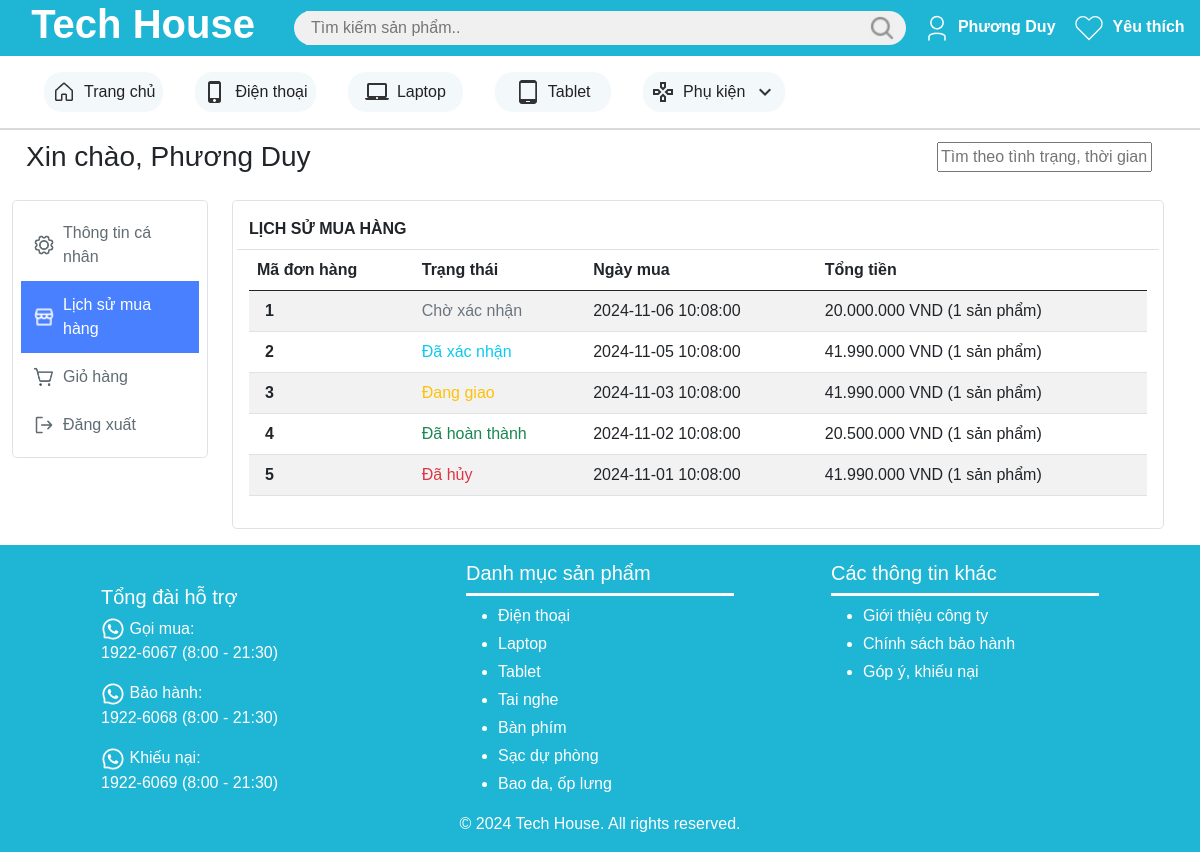
The app's page /member/order_history_dashboard.php (signed in) with its own data.
### tables this page shows
create table Don_hang (
    ma_don_hang int primary key auto_increment,
    thanh_vien varchar(25) not null,
    thoi_diem_dat_hang datetime not null,
    thoi_diem_nhan_hang datetime,
    tinh_trang int not null,
     
    tong_gia int not null,

    foreign key (thanh_vien) references Thanh_vien(ten_dang_nhap)
);

### member/order_history_dashboard.php (the view, shortened to what this page needs)
<?php
$conn = new mysqli('localhost', 'root', '', 'tech_house_db');
$username = $_SESSION['ten_dang_nhap'];
$stmt = $conn->prepare('select d.*, count(c.ma_sp) as so_luong_sp
from don_hang d join chi_tiet_don_hang c on d.ma_don_hang = c.ma_don_hang
where thanh_vien = ? group by c.ma_don_hang;');
$stmt->bind_param('s', $username);
$stmt->execute();
$orders = $stmt->get_result();
if ($orders->num_rows === 0) {
    $orders = [];
} else {
    $orders = $orders->fetch_all(MYSQLI_ASSOC);
}
?>
<!DOCTYPE html>
<html lang="en">
<head>
    <link href="https://cdn.jsdelivr.net/npm/bootstrap@5.0.2/dist/css/bootstrap.min.css" rel="stylesheet">
    <link href="../styles/public/custom.css" rel="stylesheet">
    <link href="../styles/member/order_history_dashboard.css" rel="stylesheet">
</head>
<body>
    <div class="page-wrapper">
        <header>
            <div class="row bg-primary align-items-center">
                <div class="logo col-lg-3 col-3 text-white d-flex justify-content-center align-items-center ps-3">
                    <a href="../public/product_list.php" class="text-white text-center">
                        <h1 class="fw-bold">Tech House</h1>
                    </a>
                </div>
                <div class="search-bar col d-flex align-items-center bg-secondary">
                    <input type="text" id="search-input" class="search-input bg-secondary border-0"
                    placeholder="Tìm kiếm sản phẩm..">
                    <button type="button" class="search-btn border border-0 p-0 m-0"
                    id="search-btn">
                        <img src="../imgs/icons/search.png" alt="search" width="24" height="24">
                    </button>
                </div>
                <div class="login-cart col-lg-3 col-4 d-flex align-items-center justify-content-evenly">
                    <div class="login w-50 d-flex justify-content-center">
                        <?php
                        if (isset($_SESSION['ten_dang_nhap'])) {
                            echo
                            '<a href="./user_info.php" class="fw-bold text-white">
                                <img src="../imgs/icons/user.png" alt="user" width="32" height="32">
                                <span>'.$_SESSION['ho_ten'].'</span></a>';
                        } else {
                            echo
                            '<a href="../public/login.php" class="fw-bold text-white">
                                <img src="../imgs/icons/user.png" alt="user" width="32" height="32">
                                <span>Đăng nhập</span>
                            </a>';
                        }
                        ?>
                    </div>
                    <div class="cart w-50 d-flex justify-content-center">
                        <a href="./love_list.php" class="fw-bold text-white">
                          <span>Yêu thích</span>
                        </a>
                    </div>
                </div>
            </div>
            <div class="tabs row justify-content-between align-items-center bg-white p-3 ps-5 gap-3">
                <div class="tab col">
                    <a href="../index.php">
                        <img src="../imgs/icons/house.png" alt="home" width="24" height="24">
                        Trang chủ
                    </a>
                </div>
                <div class="tab col">
                    <a href="../public/product_list.php?product_type=1">
                        <img src="../imgs/icons/phone_iphone.png" alt="phone" width="24" height="24">
                        Điện thoại
                    </a>
                </div>
                <div class="tab col">
                    <a href="../public/product_list.php?product_type=0">
                        <img src="../imgs/icons/laptop_mac.png" alt="laptop" width="24" height="24">
                        Laptop
                    </a>
                </div>
                <div class="tab col">
                    <a href="../public/product_list.php?product_type=2">
                        <img src="../imgs/icons/tablet_android.png" alt="tablet" width="24" height="24">
                        Tablet
                    </a>
                </div>
                <div class="tab col">
                    <a href="../public/product_list.php?product_type=3">
                        <img src="../imgs/icons/gamepad.png" alt="other" width="24" height="24">
                        Phụ kiện
                        <img src="../imgs/icons/keyboard_arrow_down.png" alt="arrow-down" width="24" height="24">
                    </a>
                </div>
            </div>
        </header>
        <main class="pb-3">
            <div class="hello ps-3 pe-5 fw-bold container-fluid">
                <div class="d-flex justify-content-between align-items-center">
                    <h3>
                        <?php
                        echo 'Xin chào, '.$_SESSION['ho_ten'];
                        ?>
                    </h3>
                    <div class="search-order ms-auto">
                        <input type="text" class="search-order-input" placeholder="Tìm theo tình trạng, thời gian..." id="search-order-btn">
                    </div>
                </div>
            </div>
            <div class="container-fluid mt-3">
                <div class="d-flex justify-content-center justify-content-md-start">
                    <nav class="col sidebar d-none d-md-block">
                        <div class="sidebar-sticky">
                            <ul class="nav border rounded-3 flex-column">
                                <li class="nav-item">
                                    <a href="user_info.php">
                                        <span class="setting-icon"></span>
                                        <span>Thông tin cá nhân</span>
                                    </a>
                                </li>
                                <li class="nav-item active">
                                    <a href="./order_history_dashboard.php">
                                        <img src="../imgs/icons/order_history_white.png" alt="order_history" width="22" height="22">
                                        <span>Lịch sử mua hàng</span>
                                    </a>
                                </li>
                                <li class="nav-item">
                                    <a href="./cart.php">
                                        <span class="cart-icon"></span>
                                        <span>Giỏ hàng</span>
                                    </a>
                                </li>
                                <li class="nav-item">
                                    <a href="./logout.php">
                                        <span class="log-out-icon"></span>
                                        <span>Đăng xuất</span>
                                    </a>
                                </li>
                            </ul>
                        </div>
                    </nav>
                    <div class="col-md-10 ml-sm-auto px-4">
                        <div class="card p-3 border rounded-3">
                            <div class="row fw-bold border-bottom pb-2">
                                <div class="col">LỊCH SỬ MUA HÀNG</div>
                            </div>
                            <table class="table table-striped table-hover">
                                <thead>
                                    <tr>
                                        <th class="w-20">Mã đơn hàng</th>
                                        <th>Trạng thái</th>
                                        <th>Ngày mua</th>
                                        <th>Tổng tiền</th>
                                    </tr>
                                </thead>
                                <tbody>
                                    <?php
                                    if (count($orders) === 0) {
                                        echo '<tr><td colspan="4" class="text-center text-gray">Bạn chưa có đơn hàng nào</td></tr>';
                                    } else {
                                        foreach ($orders as $order) {
                                            echo '<tr class="order" data-order-id="'.$order['ma_don_hang'].'"
                                            data-order-time="'.$order['thoi_diem_dat_hang'].'" ';
                                            switch ($order['tinh_trang']) {
                                                case 0:
                                                    echo 'data-order-status="chờ xác nhận"';
                                                    break;
                                                case 1:
                                                    echo 'data-order-status="đã xác nhận"';
                                                    break;
                                                case 2:
                                                    echo 'data-order-status="đang giao"';
                                                    break;
                                                case 3:
                                                    echo 'data-order-status="đã hoàn thành"';
                                                    break;
                                                case 4:
                                                    echo 'data-order-status="đã hủy"';
                                                    break;
                                            }
                                            echo '>';
                                            echo '<td class="ps-3"><a href="./order_history_detail.php?order_id='.$order['ma_don_hang'].'">'.$order['ma_don_hang'].'</a></td>';
                                            switch ($order['tinh_trang']) {
                                                case 0:
                                                    echo '<td><span class="text-secondary">Chờ xác nhận</span></td>';
                                                    break;
                                                case 1:
                                                    echo '<td><span class="text-info">Đã xác nhận</span></td>';
                                                    break;
                                                case 2:
                                                    echo '<td><span class="text-warning">Đang giao</span></td>';
                                                    break;
                                                case 3:
                                                    echo '<td><span class="text-success">Đã hoàn thành</span></td>';
                                                    break;
                                                case 4:
                                                    echo '<td><span class="text-danger">Đã hủy</span></td>';
                                                    break;
                                            }
                                            echo '<td>'.$order['thoi_diem_dat_hang'].'</td>';
                                            echo '<td>'.number_format($order['tong_gia'], 0, ",", ".").' VND ('.$order['so_luong_sp'].' sản phẩm)</td>';
                                            echo '</tr>';
                                        }
                                    }
                                    ?>
                                </tbody>
                            </table>
                        </div>
                    </div>
                </div>
            </div>
        </main>
        <footer class="row bg-primary text-white p-3 justify-content-center">
            <div class="row justify-content-evenly infomations">
                <div class="contact col-sm-3 col-7 pt-sm-4">
                    <h5>Tổng đài hỗ trợ</h5>
                    <div class="phone-wrapper">
                        <img src="../imgs/icons/call_icon.png" alt="phone" width="24" height="24">
                        <span>Gọi mua:</span>
                    </div>
                    <p>1922-6067 (8:00 - 21:30)</p>
                    <div class="phone-wrapper">
                        <img src="../imgs/icons/call_icon.png" alt="phone" width="24" height="24">
                        <span>Bảo hành:</span>
                    </div>
                    <p>1922-6068 (8:00 - 21:30)</p>
                    <div class="phone-wrapper">
                        <img src="../imgs/icons/call_icon.png" alt="phone" width="24" height="24">
                        <span>Khiếu nại:</span>
                    </div>
                    <p>1922-6069 (8:00 - 21:30)</p>
                </div>
                <div class="category col-sm-4 col-5">
                    <h5>Danh mục sản phẩm</h5>
                    <ul class="d-flex flex-column gap-1">
                        <li><a href="#">Điện thoại</a></li>
                        <li><a href="#">Laptop</a></li>
                        <li><a href="#">Tablet</a></li>
                        <li><a href="#">Tai nghe</a></li>
                        <li><a href="#">Bàn phím</a></li>
                        <li><a href="#">Sạc dự phòng</a></li>
                        <li><a href="#">Bao da, ốp lưng</a></li>
                    </ul>
                </div>
                <div class="other-info col-sm-4 col-5">
                    <h5>Các thông tin khác</h5>
                    <ul class="d-flex flex-column gap-1">
                        <li><a href="#">Giới thiệu công ty</a></li>
                        <li><a href="#">Chính sách bảo hành</a></li>
                        <li><a href="#">Góp ý, khiếu nại</a></li>
                    </ul>
                </div>
            </div>
            <div class="row">
                <p class="text-center m-0">© 2024 Tech House. All rights reserved.</p>
            </div>
        </footer>
    </div>
</body>
</html>

### styles/public/custom.css (style rules this page uses)
* { box-sizing: border-box; }
html { scroll-behavior: smooth; }
.bg-primary { background-color:#1FB5D4!important; }
.bg-secondary { background-color:#F0F0F0!important; }
a, a:hover { color: inherit; text-decoration: none; }
.search-bar { border-radius: 62px; }
.search-input { padding: 5px 0px 5px 5px; width: 100%; }
.tab { background-color: #F3F9FB; color: #222222; border-radius: 18px; padding: .5rem; width: 40%; max-width: 150px; margin: 0 .5rem; transition: all ease-in-out .3s; }
.tabs { text-wrap: nowrap; }
.tabs a { display: flex; justify-content: center; align-items: center; column-gap: 0.5rem; margin: 0 auto; }
header { border-bottom: 2px solid #D9D9D9; }
.login-cart > div { transition: all ease-in-out .3s; }
.contact, .category, .other-info { max-width: min(25%, 300px); }
.category h5, .other-info h5 { padding-bottom: .5rem; border-bottom: 3px solid white; }
.sidebar { display: flex; position: relative; top: 0; left: 0; padding: 0; }
.sidebar-sticky { position: sticky; top: 0; }
.sidebar-sticky ul { display: flex; flex-direction: column; padding: .5rem; margin: 0; }
.nav-item { color: #5F6C72; padding: .75rem; }
.nav-item:hover, .nav-item.active { color: white; background-color: #4880FF; }
.tab { position: relative; }

### styles/member/order_history_dashboard.css (style rules this page uses)
body { font-family: Arial, sans-serif; }
.card { background-color: #ffffff; border: 1px solid #dee2e6; }
.border-bottom { border-bottom: 1px solid #dee2e6; }
.hello h3 { margin: 10px; }
tr td:first-child { font-weight: bold; }
.nav-item a { display: flex; align-items: center; gap: .5rem; }
.setting-icon { content: url("../../imgs/icons/setting.png"); width: 22px; height: 22px; }
.cart-icon { content: url("../../imgs/icons/shopping_cart.png"); width: 22px; height: 22px; }
.log-out-icon { content: url("../../imgs/icons/log-out.png"); width: 22px; height: 22px; }

### records on screen
don_hang: ma_don_hang "1", tinh_trang "Chờ xác nhận", thoi_diem_dat_hang "2024-11-06 10:08:00", tong_gia "20.000.000", so_luong_sp "1"
don_hang: ma_don_hang "2", tinh_trang "Đã xác nhận", thoi_diem_dat_hang "2024-11-05 10:08:00", tong_gia "41.990.000", so_luong_sp "1"
don_hang: ma_don_hang "3", tinh_trang "Đang giao", thoi_diem_dat_hang "2024-11-03 10:08:00", tong_gia "41.990.000", so_luong_sp "1"
don_hang: ma_don_hang "4", tinh_trang "Đã hoàn thành", thoi_diem_dat_hang "2024-11-02 10:08:00", tong_gia "20.500.000", so_luong_sp "1"
don_hang: ma_don_hang "5", tinh_trang "Đã hủy", thoi_diem_dat_hang "2024-11-01 10:08:00", tong_gia "41.990.000", so_luong_sp "1"

### other values on screen
$_SESSION['ho_ten'] "Phương Duy"
